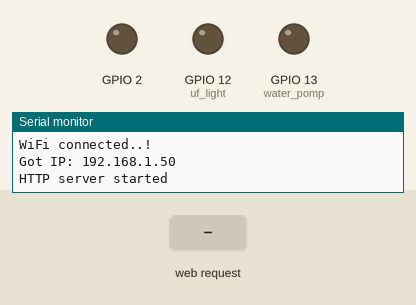
Simulated run of this sketch. Board: ESP32. On the bench: output pins drawn as LEDs (lit = HIGH), the last lines printed to the serial monitor. The test bench sets the inputs (shaded band). WiFi joins after 1.5 s; servers stay silent unless stated.

Above: at 3.6 s.
3.7 s: HTTP request GET /water_on received
At 4.4 s:
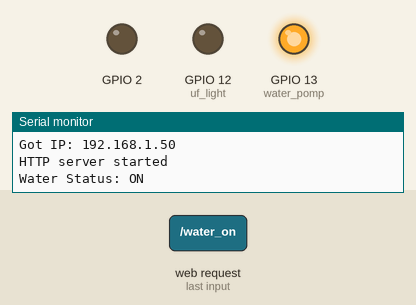
5.2 s: HTTP request GET /light_on received
At 5.6 s:
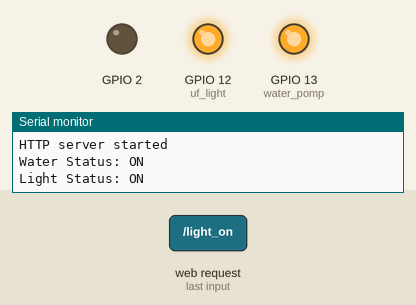
6.7 s: HTTP request GET /water_off received
At 8.0 s:
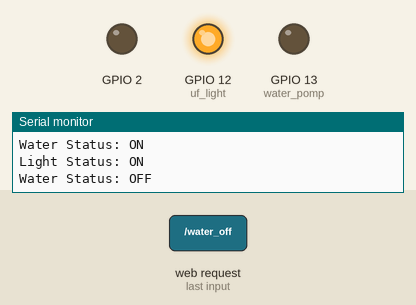
Timing chart, 0 to 9.7 s (numbered marks = the images above; inputs shaded):
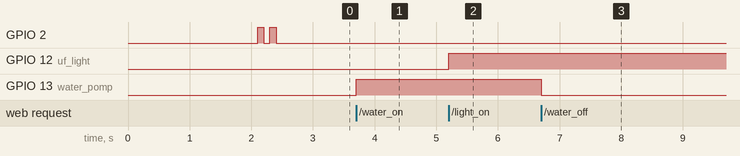

The sketch:

Hackathon_3.ino
```cpp
#include "DHT.h"
#include <WiFi.h>
#include <WebServer.h>
#include <OneWire.h>

#define soil_mois 32
#define air_mois 27
#define carbon_mono 34
#define water_pomp 13
#define uf_light 12
bool water_status = LOW;
bool light_status = LOW;

const char* ssid = "POCO_M5";
const char* password = "13579024680";
WebServer server(80);
OneWire ds(14);
DHT dht(air_mois, DHT11);

void setup() {
  pinMode(soil_mois, INPUT);
  pinMode(carbon_mono, INPUT);
  pinMode(water_pomp, OUTPUT);
  pinMode(uf_light, OUTPUT);
  dht.begin();
  Serial.begin(115200);

  delay(100);
  Serial.println("Connecting to ");
  Serial.println(ssid);
  //connect to your local wi-fi network
  WiFi.begin(ssid, password);
  //check wi-fi is connected to wi-fi network
  while (WiFi.status() != WL_CONNECTED) {
    delay(1000);
    Serial.print(".");
  }
  Serial.println("");
  Serial.println("WiFi connected..!");
  pinMode(2, OUTPUT);
  digitalWrite(2, 1);
  delay(100);
  digitalWrite(2, 0);
  delay(100);
  digitalWrite(2, 1);
  delay(100);
  digitalWrite(2, 0);
  Serial.print("Got IP: ");  Serial.println(WiFi.localIP());
  server.on("/", handle_OnConnect);
  server.on("/water_on", handle_water_on);
  server.on("/water_off", handle_water_off);
  server.on("/light_on", handle_light_on);
  server.on("/light_off", handle_light_off);
  server.on("/get_data", get_data);
  server.onNotFound(handle_NotFound);
  server.begin();
  Serial.println("HTTP server started");
}

void loop() {
  /*Serial.print(analogRead(soil_mois));
    Serial.print("\t");
    Serial.print(dht.readTemperature());
    Serial.print("\t");
    Serial.print(dht.readHumidity());
    Serial.print("\t");
    Serial.println(analogRead(carbon_mono));
    delay(200);*/
  /*if (Serial.available() > 0) {  //если есть доступные данные
    // считываем байт
    int incomingByte = Serial.read() - 48;
    if (incomingByte != -38) {
      switch (incomingByte) {
        case 0:
          digitalWrite(water_pomp, 1);
          Serial.println("Water_pomp - High");
          break;
        case 1:
          digitalWrite(uf_light, 1);
          Serial.println("Uf_light - High");
          break;
        case 3:
          digitalWrite(water_pomp, 0);
          Serial.println("Water_pomp - Low");
          break;
        case 4:
          digitalWrite(uf_light, 0);
          Serial.println("Uf_light - Low");
          break;
        default:
          break;
      }
    }
    }*/

  server.handleClient();
  if (water_status)
    digitalWrite(water_pomp, HIGH);
  else
    digitalWrite(water_pomp, LOW);
  if (light_status)
    digitalWrite(uf_light, HIGH);
  else
    digitalWrite(uf_light, LOW);
}

void handle_OnConnect() {
  water_status = LOW;
  light_status = LOW;
  Serial.println("Water Status: OFF | Light Status: OFF");
  server.send(200, "text/html", SendHTML(water_status, light_status));
}
void handle_water_on() {
  water_status = HIGH;
  Serial.println("Water Status: ON");
  server.send(200, "text/html", SendHTML(true, light_status));
}
void handle_water_off() {
  water_status = LOW;
  Serial.println("Water Status: OFF");
  server.send(200, "text/html", SendHTML(false, light_status));
}
void handle_light_on() {
  light_status = HIGH;
  Serial.println("Light Status: ON");
  server.send(200, "text/html", SendHTML(water_status, true));
}
void handle_light_off() {
  light_status = LOW;
  Serial.println("Light Status: OFF");
  server.send(200, "text/html", SendHTML(water_status, false));
}
void handle_NotFound() {
  server.send(404, "text/plain", "Not found");
}
void get_data() {
  Serial.println("Data output");
  server.send(200, "text/html", getDataHTLM());
}
String getDataHTLM() {
  String ptr = String(map(analogRead(soil_mois), 1500, 4095, 100.0, 0.0) / 100.0); // 0.775
  ptr += ";";
  ptr += String(dht.readTemperature());
  ptr += ";";
  ptr += String(dht.readHumidity() / 100.0); // 75.00 -> 0.75
  ptr += ";";
  ptr += String(analogRead(carbon_mono));
  ptr += ";";

  // Определяем температуру от датчика DS18b20
  byte data[2]; // Место для значения температуры
  ds.reset(); // Начинаем взаимодействие со сброса всех предыдущих команд и параметров
  ds.write(0xCC); // Даем датчику DS18b20 команду пропустить поиск по адресу. В нашем случае только одно устрйоство
  ds.write(0x44); // Даем датчику DS18b20 команду измерить температуру. Само значение температуры мы еще не получаем - датчик его положит во внутреннюю память
  delay(1000); // Микросхема измеряет температуру, а мы ждем.
  ds.reset(); // Теперь готовимся получить значение измеренной температуры
  ds.write(0xCC);
  ds.write(0xBE); // Просим передать нам значение регистров со значением температуры
  // Получаем и считываем ответ
  data[0] = ds.read(); // Читаем младший байт значения температуры
  data[1] = ds.read(); // А теперь старший
  // Формируем итоговое значение:
  //    - сперва "склеиваем" значение,
  //    - затем умножаем его на коэффициент, соответсвующий разрешающей способности (для 12 бит по умолчанию - это 0,0625)
  float temperature =  ((data[1] << 8) | data[0]) * 0.0625;
  // Выводим полученное значение температуры в монитор порта
  // Serial.println(temperature);
  ptr += String(temperature);

  return ptr;
}

String SendHTML(uint8_t water_stat, uint8_t light_stat) {
  String ptr = "<!DOCTYPE html> <html>\n";
  ptr += "<meta http-equiv=\"Content-type\" content=\"text/html; charset=utf-8\"><head><meta name=\"viewport\" content=\"width=device-width, initial-scale=1.0, user-scalable=no\">\n";
  ptr += "<title>Управление светодиодом</title>\n";
  ptr += "<style>html { font-family: Helvetica; display: inline-block; margin: 0px auto; text-align: center;}\n";
  ptr += "body{margin-top: 50px;} h1 {color: #444444;margin: 50px auto 30px;} h3 {color: #444444;margin-bottom: 50px;}\n";
  ptr += ".button {display: block;width: 80px;background-color: #3498db;border: none;color: white;padding: 13px 30px;text-decoration: none;font-size: 25px;margin: 0px auto 35px;cursor: pointer;border-radius: 4px;}\n";
  ptr += ".button-on {background-color: #3498db;}\n";
  ptr += ".button-on:active {background-color: #2980b9;}\n";
  ptr += ".button-off {background-color: #34495e;}\n";
  ptr += ".button-off:active {background-color: #2c3e50;}\n";
  ptr += "p {font-size: 14px;color: #888;margin-bottom: 10px;}\n";
  ptr += "</style>\n";
  ptr += "</head>\n";
  ptr += "<body>\n";
  ptr += "<h1>ESP32 Веб сервер</h1>\n";
  ptr += "<h3>Режим станции (STA)</h3>\n";
  if (water_stat)
  {
    ptr += "<p>Состояние Water: ON.</p><a class=\"button button-off\" href=\"/water_off\">ВЫКЛ.</a>\n";
  }
  else
  {
    ptr += "<p>Состояние Water: OFF.</p><a class=\"button button-on\" href=\"/water_on\">ВКЛ.</a>\n";
  }
  if (light_stat)
  {
    ptr += "<p>Состояние Light: ON.</p><a class=\"button button-off\" href=\"/light_off\">ВЫКЛ.</a>\n";
  }
  else
  {
    ptr += "<p>Состояние Light: OFF.</p><a class=\"button button-on\" href=\"/light_on\">ВКЛ.</a>\n";
  }
  ptr += "</body>\n";
  ptr += "</html>\n";
  return ptr;
}
```

Measured:
- after the input at 3.7 s, GPIO 13 (water_pomp): LOW → HIGH at once
- after the input at 5.2 s, GPIO 12 (uf_light): LOW → HIGH at once
- after the input at 6.7 s, GPIO 13 (water_pomp): HIGH → LOW at once
